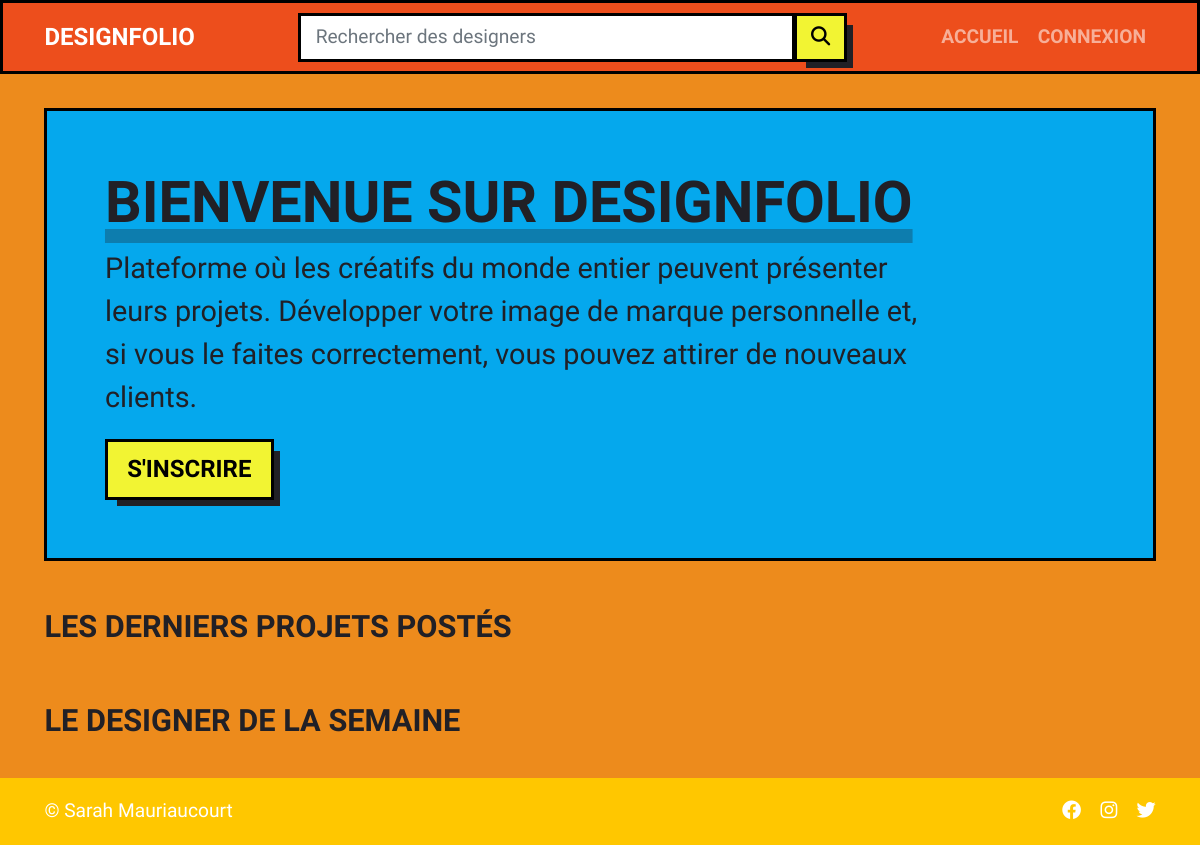
The app's page /, older data.
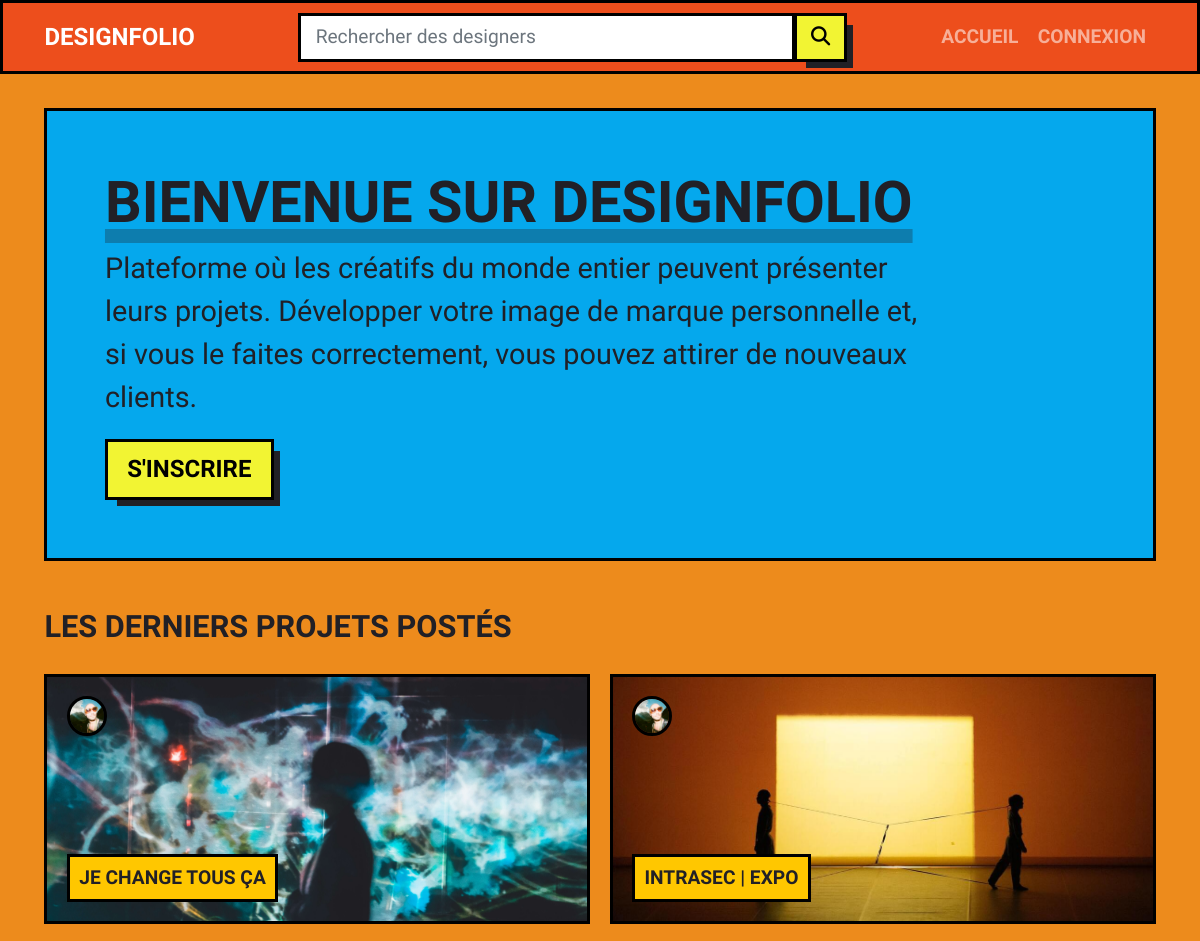
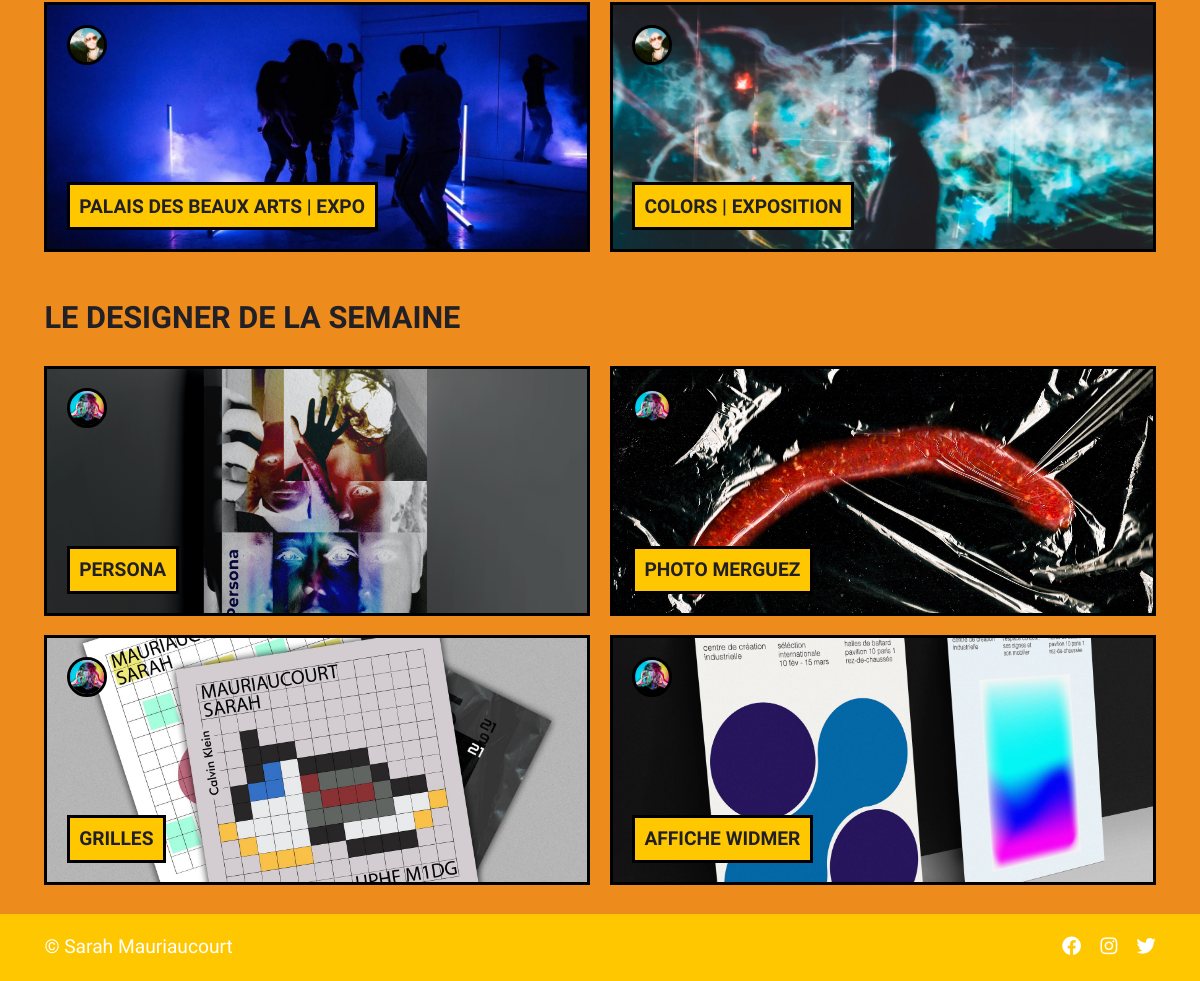
The same page, newer data (2 pictures, top to bottom).
### tables this page shows
CREATE TABLE IF NOT EXISTS `projet` (
  `id` int(11) NOT NULL AUTO_INCREMENT,
  `title` varchar(255) NOT NULL,
  `description` mediumtext,
  `image` varchar(255) DEFAULT NULL,
  `idAuteur` int(11) NOT NULL,
  PRIMARY KEY (`id`),
  UNIQUE KEY `id` (`id`)
);

CREATE TABLE IF NOT EXISTS `user` (
  `id` int(11) NOT NULL AUTO_INCREMENT,
  `login` varchar(100) NOT NULL,
  `mdp` varchar(255) NOT NULL,
  `email` varchar(255) DEFAULT NULL,
  `avatar` varchar(255) DEFAULT NULL,
  PRIMARY KEY (`id`),
  UNIQUE KEY `email` (`email`)
);

### config/actions.php (called while the page is built)
<?php
$listeDesActions = array(
    "connexion" => "treatment/auth/sign-in.php",
    "inscription" => "treatment/auth/sign-up.php",
    "deconnexion" => "treatment/auth/logout.php",
    "new-post" => "treatment/post/post-new.php",
    "update-post" => "treatment/post/post-update.php",
    "del-post" => "treatment/post/post-delete.php",
    "login" => "views/auth/sign-in.php",
    "registration" => "views/auth/sign-up.php",
    "accueil" => "views/pages/home.php",
    "mur" => "views/pages/profil-user.php",
    "recherche"=>"views/pages/search.php",
    "error-404" => "views/errors/404.php",
);

### views/post/post.php (the view, shortened to what this page needs)
<div class="col-sm-6 col-md-6 d-flex align-items-stretch">
    <div class="card w-100"
        data-bs-toggle="modal" data-bs-target="#p<?php echo $l['id'];?>"
        style="visibility: visible; animation-duration: 0.3s; animation-delay: 0.2s; animation-name: fadeInUp;">
        <div class="content h-100">
            <img src="./<?php echo $l['image'];?>" alt="<?php echo $l['title'];?>" class="card-img h-100">
            <div class="card-img-overlay overlay-img">
                <a href="<?php echo "index.php?action=mur&id=$id" ?>">
                    <img src="<?php echo $l['avatar'];?>" alt="<?php echo $l['login']; ?>" class="avatar avatar-sm">
                </a>
            </div>
            <div class="card-img-overlay overlay-text">
                <div>
                    <h2 class="card-title"><?php echo $l['title'];?></h2>
                </div>
            </div>
        </div>
    </div>
</div>

### index.php (shortened to what this page needs)
<?php
include("config/actions.php");
?>
<!doctype html>
<html lang="fr">
    <head>
        <link href="./assets/css/bootstrap.min.css" rel="stylesheet">
        <link href="./assets/css/animate.min.css" rel="stylesheet">
        <link href="./assets/css/style.css" rel="stylesheet">
        <link href="https://cdnjs.cloudflare.com/ajax/libs/font-awesome/6.2.0/css/all.min.css" rel="stylesheet">
    </head>
    <body>
        <main>
            <?php
            if (isset($_GET["action"])) {
                $action = $_GET["action"];
            } else {
                $action = "accueil";
            }
            if (array_key_exists($action, $listeDesActions) == false) {
                include("views/errors/404.php");
            } else {
                include($listeDesActions[$action]);
            }
        ?>
        </main>
        <?php include("views/layouts/header.php") ?>
        <?php include("views/layouts/footer.php") ?>
    </body>
</html>

### views/pages/home.php
<section>
    <div class="container">
        <div class="p-5 jumbotron wow animate__fadeInDown">
            <h1 class="display-5 fw-bold">Bienvenue sur DesignFolio</h1>
            <p class="col-md-10 fs-4">Plateforme où les créatifs du monde entier peuvent présenter leurs projets.
                Développer votre image de marque personnelle et, si vous le faites correctement, vous pouvez attirer de
                nouveaux clients.</p>
            <?php if (!isset($_SESSION['id'])) { ?>
            <a href="index.php?action=registration" class="btn btn-primary btn-lg text-end" type="button">S'inscrire</a>
            <?php } ?>
        </div>
    </div>
</section>
<section>
    <div class="container">
        <div class="row g-3 mt-4 wow animate__fadeInUp">
            <h2 class="wow animate__bounceInLeft">Les derniers projets postés</h2>
            <?php
            $sql = "SELECT projet.*,user.login, user.avatar FROM projet JOIN user ON idAuteur=user.id ORDER BY projet.id DESC LIMIT 4 ";
            $req = $pdo->query($sql);
            while($l = $req->fetch()) {
                $id = $l['idAuteur'];
                include ('views/post/post.php');
            }
            ?>
        </div>
    </div>
</section>
<section>
    <div class="container">
        <div class="row g-3 mt-4 wow animate__fadeInUp">
            <h2 class="wow animate__bounceInLeft">Le designer de la semaine</h2>
            <?php
            $sql = "SELECT projet.*,user.login, user.avatar FROM projet JOIN user ON 47=user.id ORDER BY projet.id ASC LIMIT 4 ";
            $req = $pdo->query($sql);
            while($l = $req->fetch()) {
                $id = $l['idAuteur'];
                include ('views/post/post.php');
            }
            ?>
        </div>
    </div>
</section>

### views/layouts/header.php (shortened to what this page needs)
<nav id="ma_navbar" class="navbar fixed-top navbar-expand-md navbar-dark">
    <div class="container">
        <a class="navbar-brand" href="index.php?action=accueil">DesignFolio</a>
        <div class="collapse navbar-collapse pt-3 pt-md-0" id="navbarSupportedContent">
            <form action='index.php?action=recherche' method='POST' class="col-md-7 ms-auto">
                <div class="input-group">
                    <input type='search' class="form-control" placeholder='Rechercher des designers' name='recherche'
                        aria-label="Recherche" aria-describedby="basic-addon1">
                    <button type="submit" class="btn btn-primary" action="index.php?action=accueil">
                        <i class="fa-solid fa-magnifying-glass"></i>
                    </button>
                </div>
            </form>
            <ul class="navbar-nav ms-auto mb-2 mb-lg-0">
                <li class="nav-item my-auto">
                    <a class="nav-link" aria-current="page" href="index.php?action=accueil">Accueil</a>
                </li>
                <?php if (!isset($_SESSION['id'])) { ?>
                <li class="nav-item">
                    <a href='index.php?action=login' class="nav-link">Connexion</a>
                </li>
                <?php } ?>
            </ul>
        </div>
    </div>
</nav>

### views/layouts/footer.php
<footer>
    <div class="container">
        <div class="d-flex flex-wrap justify-content-between align-items-center py-3 mt-4">
            <div class="col-md-4 d-flex align-items-center">
                <p class="m-0 ">© Sarah Mauriaucourt</p>
            </div>
            <ul class="nav col-md-4 justify-content-end list-unstyled d-flex">
                <li class="ms-3">
                    <a href="#">
                        <i class="fa-brands fa-facebook"></i>
                    </a>
                </li>
                <li class="ms-3">
                    <a href="#">
                        <i class="fa-brands fa-instagram"></i>
                    </a>
                </li>
                <li class="ms-3">
                    <a href="#">
                        <i class="fa-brands fa-twitter"></i>
                    </a>
                </li>
            </ul>
        </div>
    </div>
</footer>

### assets/css/style.css (style rules this page uses)
body { font-family: 'Raleway', sans-serif; background-color: #ED8B1C; color: #212026; overflow-x: hidden; }
main { min-height: 80vh; }
section:first-child { margin-top: 5.6rem; }
h1 { text-decoration-line: underline; text-decoration-style: "solid"; text-decoration-color: #21202651; text-decoration-thickness: 14px; }
h1, h2 { -webkit-transform-origin: 0% 0% !important; -ms-transform-origin: 0% 0% !important; transform-origin: 0% 0% !important; font-weight: bold; text-transform: uppercase; }
@media (min-width: 1200px) { html { font-size: 1.2rem; } }
@media (min-width: 1200px) { h1 { font-size: 1.7rem; } }
@media (min-width: 1200px) { h2 { font-size: 1.6rem; } }
.btn, .btn-check:focus, .btn-primary, .btn-check:focus+.btn-primary { color: black; background-color: #F2F433; text-transform: uppercase; font-weight: bold; border: .2rem solid black; border-radius: 0 !important; -webkit-box-shadow: 9px 9px 0px -3px #212026; box-shadow: 9px 9px 0px -3px #212026; }
a { text-transform: uppercase; color: white; font-weight: bold; }
img, .card-img, .img { -o-object-fit: cover; object-fit: cover; background-size: cover; background-repeat: no-repeat; background-position: center center; }
.avatar { width: 112px; height: 112px; border-radius: 50%; -webkit-border-radius: 50%; border: .2rem solid black; }
.avatar-sm { width: 40px; height: 40px; }
nav { background-color: #ED4E1C; border: .2rem solid black; }
form { background-color: #ED4E1C; }
input.form-control, .form-control:focus, textarea.form-control { border: 0.2rem black solid !important; border-radius: 0; -webkit-transition: all .3s ease-in-out; -o-transition: all .3s ease-in-out; transition: all .3s ease-in-out; }
.card { height: 250px; border: .2rem solid black; border-radius: 0; background-color: black; overflow: hidden; cursor: pointer; -webkit-transition: all .3s ease-in-out; -o-transition: all .3s ease-in-out; transition: all .3s ease-in-out; -webkit-box-shadow: 0 0 0 0 #212026; box-shadow: 0 0 0 0 #212026; }
.card .content .card-img { -webkit-transition: all .3s ease-in-out; -o-transition: all .3s ease-in-out; transition: all .3s ease-in-out; -webkit-transform: scale(1.1); -ms-transform: scale(1.1); transform: scale(1.1); }
.card .overlay-text { top: auto; }
.card .card-img-overlay div { background-color: #FFC700; padding: .5rem; border: .2rem solid black; width: -webkit-fit-content; width: -moz-fit-content; width: fit-content; }
.card .card-img-overlay div h2 { font-size: 1rem; margin: 0; }
footer { color: white; background-color: #FFC700; }
.jumbotron { background-color: #05A8ED; border: .2rem solid black; }

Row changes from the older to the newer data that the page shows:
added projet: image (picture), user.avatar (picture), title "JE CHANGE TOUS ÇA", shown under "LES DERNIERS PROJETS POSTÉS"
added projet: image (picture), user.avatar (picture), title "INTRASEC | EXPO", shown under "LES DERNIERS PROJETS POSTÉS"
added projet: image (picture), user.avatar (picture), title "PALAIS DES BEAUX ARTS | EXPO", shown under "LES DERNIERS PROJETS POSTÉS"
added projet: image (picture), user.avatar (picture), title "COLORS | EXPOSITION", shown under "LES DERNIERS PROJETS POSTÉS"
added projet: image (picture), user.avatar (picture), title "PERSONA", shown under "LE DESIGNER DE LA SEMAINE"
added projet: image (picture), user.avatar (picture), title "PHOTO MERGUEZ", shown under "LE DESIGNER DE LA SEMAINE"
added projet: image+title (picture), user.avatar (picture), title "GRILLES", shown under "LE DESIGNER DE LA SEMAINE"
added projet: image (picture), user.avatar (picture), title "AFFICHE WIDMER", shown under "LE DESIGNER DE LA SEMAINE"
